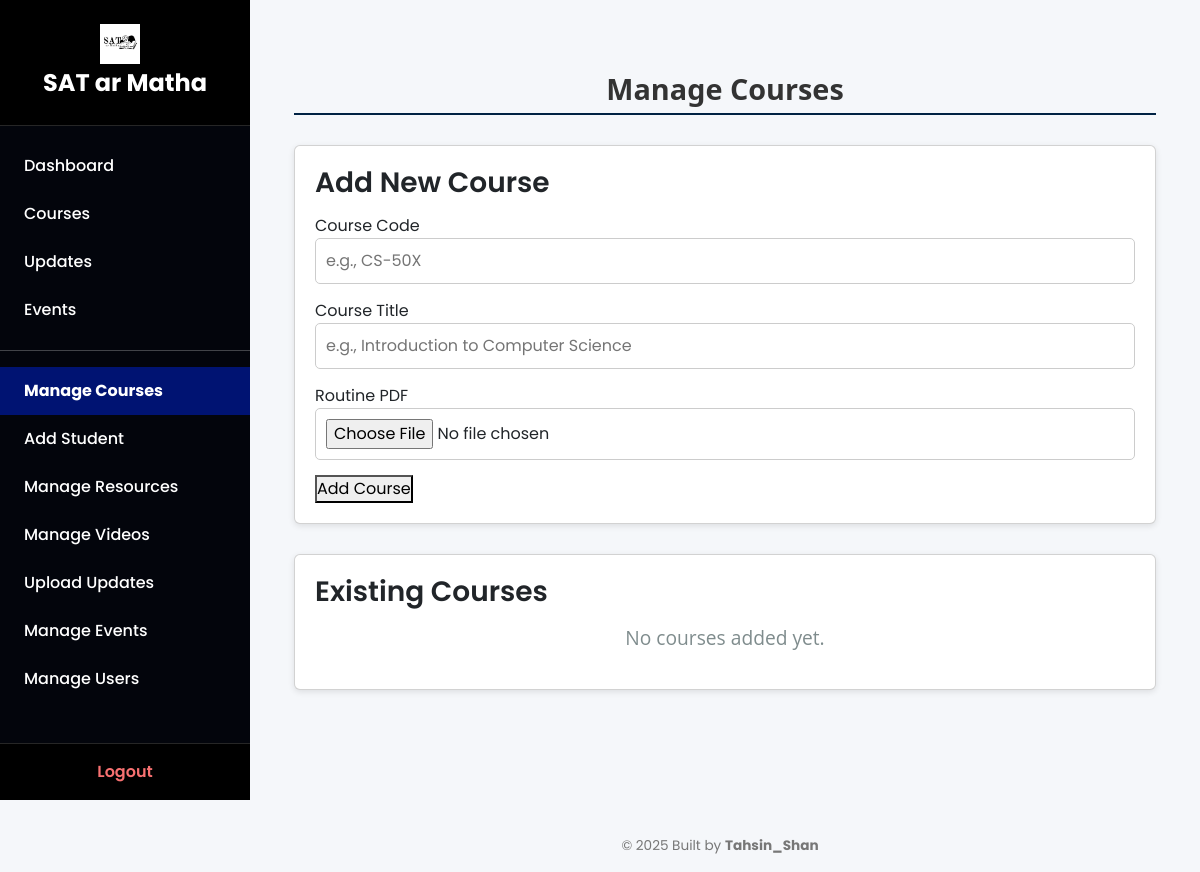
The app's page /admin/manage_course (signed in), older data.
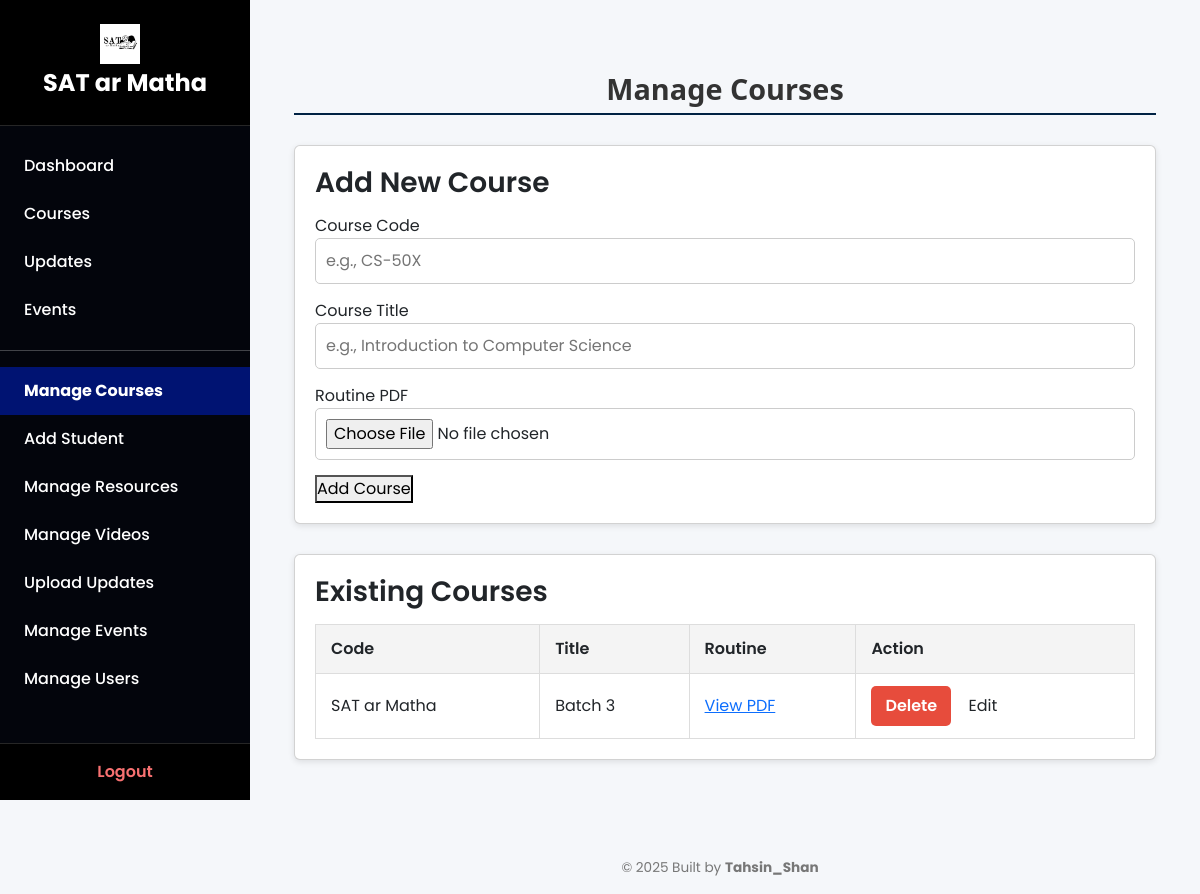
The same page, newer data.
### tables this page shows
CREATE TABLE courses (
        id INTEGER PRIMARY KEY AUTOINCREMENT,
        name TEXT NOT NULL,
        code TEXT NOT NULL,
        syllabus_pdf TEXT
    );

### app.py (the view, shortened to what this page needs)
@app.route('/admin/manage_course', methods=['GET', 'POST'])
@login_required
def manage_course():
    if session.get('role') != 'admin':
        return redirect(url_for('dashboard'))
    conn = get_db_connection()
    courses = conn.execute('SELECT * FROM courses').fetchall()
    conn.close()
    return render_template('manage_course.html', courses=courses, role='admin')

### app.py (called while the page is built)
def get_db_connection():
    conn = sqlite3.connect('database.db')
    conn.row_factory = sqlite3.Row
    return conn

def login_required(f):
    @wraps(f)
    def decorated_function(*args, **kwargs):
        if 'user_id' not in session:
            return redirect(url_for('login'))
        return f(*args, **kwargs)
    return decorated_function

@app.context_processor
def inject_user_role():
    return dict(role=session.get('role'))

@app.context_processor
def inject_user_role():
    return dict(role=session.get('role'))

### templates/manage_course.html
{% extends "dashboard_base.html" %}
{% block content %}
<div class="container">
  <h2 class="section-title">Manage Courses</h2>
  <div class="card">
    <h3>Add New Course</h3>
    <form method="POST" action="{{ url_for('manage_course') }}" enctype="multipart/form-data">
      <label for="code">Course Code</label>
      <input type="text" name="code" id="code" required placeholder="e.g., CS-50X" />
      <label for="name">Course Title</label>
      <input type="text" name="name" id="name" required placeholder="e.g., Introduction to Computer Science" />
      <label for="syllabus_pdf">Routine PDF</label>
      <input type="file" name="syllabus_pdf" id="syllabus_pdf" accept="application/pdf" required />
      <button type="submit" class="cbtn">Add Course</button>
    </form>
  </div>
  <div class="card">
    <h3>Existing Courses</h3>
    {% if courses %}
      <table class="styled-table">
        <thead>
          <tr>
            <th>Code</th>
            <th>Title</th>
            <th>Routine</th>
            <th>Action</th>
          </tr>
        </thead>
        <tbody>
          {% for course in courses %}
            <tr>
              <td>{{ course.code }}</td>
              <td>{{ course.name }}</td>
              <td>
                {% if course.syllabus_pdf %}
                  <a href="{{ url_for('static', filename='uploads/' ~ course.syllabus_pdf) }}" target="_blank">View PDF</a>
                {% else %}
                  No PDF
                {% endif %}
              </td>
              <td>
                <form method="POST" action="{{ url_for('delete_course', course_id=course.id) }}" style="display:inline;" onsubmit="return confirm('Are you sure you want to delete this course?');">
                  <button type="submit" class="btn-danger">Delete</button>
                </form>
                <a href="{{ url_for('edit_course', course_id=course.id) }}"  class="btn btn-edit" >Edit</a>
              </td>
            </tr>
          {% endfor %}
        </tbody>
      </table>
    {% else %}
      <p>No courses added yet.</p>
    {% endif %}
  </div>
</div>
{% endblock %}

Row changes from the older to the newer data that the page shows:
added courses: code "SAT ar Matha", name "Batch 3"
Text that changed along with them:
text no longer shown: "No courses added yet."
text now shown: "Code Title Routine Action"
